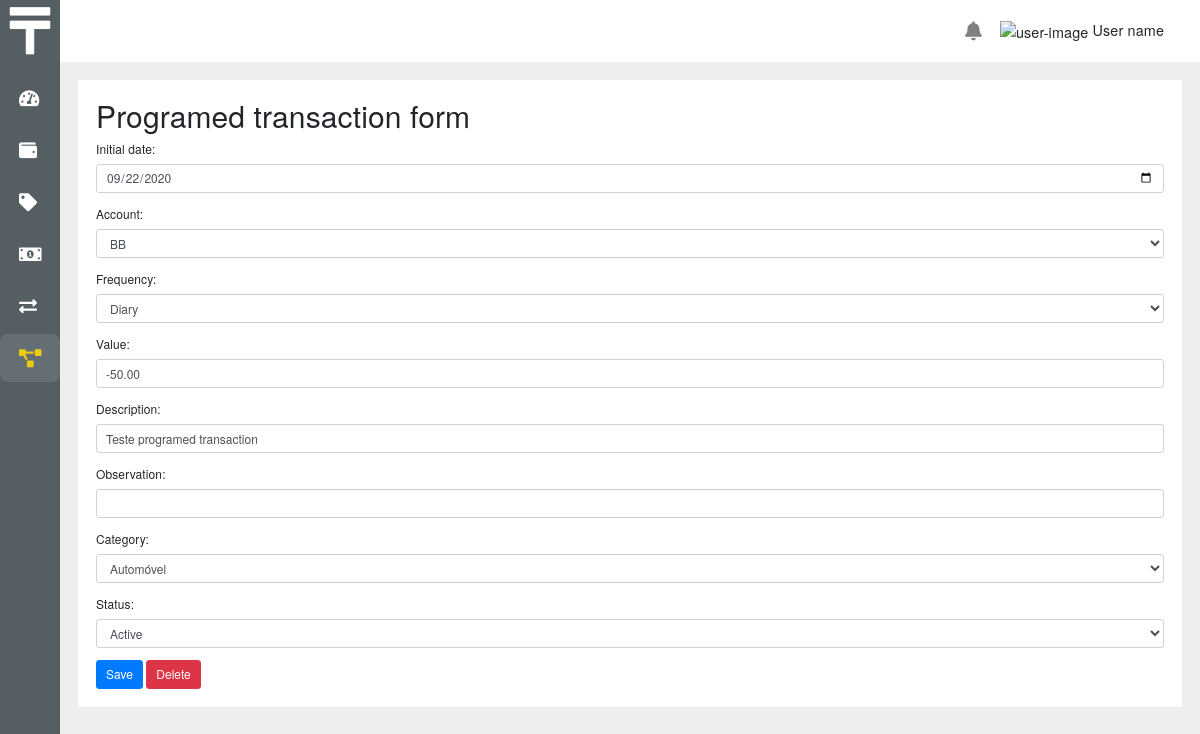
The page /programed_transactions/3 on the database its author committed.
### core/models.py (models this page shows, shortened)
class ProgramedTransaction(BaseModel):
    initial_date = models.DateField(default=timezone.now)
    account = models.ForeignKey(
        Account, on_delete=models.PROTECT, related_name='programed_transactions')
    frequency = models.IntegerField(
        choices=FrequencyChoices.choices, default=FrequencyChoices.DIARY)
    value = models.DecimalField(max_digits=15, decimal_places=2, default=0.0)
    description = models.CharField(max_length=100, null=True, blank=True)
    observation = models.CharField(max_length=200, null=True, blank=True)
    category = models.ForeignKey(Category, on_delete=models.PROTECT)
    last_verification = models.DateField(null=True, blank=True)
    status = models.IntegerField(
        choices=StatusChoices.choices, default=StatusChoices.ACTIVE)
    class Generator:
        class BaseGenerator:
            def get_next_day(self, day):
                pass
        class DiaryGenerator(BaseGenerator):
            def get_next_day(self, day):
                return day + timedelta(days=1)
            def generate(self, programed_transaction, dt):
                return super().generate(programed_transaction, dt)
        class WeeklyGenerator(BaseGenerator):
            def get_next_day(self, day):
                return day + timedelta(days=7)
            def generate(self, programed_transaction, dt):
                return super().generate(programed_transaction, dt)
        class MonthlyGenerator(BaseGenerator):
            def get_next_day(self, day):
                year = day.year
                month = day.month + 1
                if month > 12:
                    month = 1
                    year += 1
                days_in_month = monthrange(year, month)[1]
                return day + timedelta(days=days_in_month)
        class YearlyGenerator(BaseGenerator):
            def get_next_day(self, day):
                return day.replace(year=day.year + 1)
            def generate(self, programed_transaction, dt):
                return super().generate(programed_transaction, dt)

### core/views.py (the view, shortened to what this page needs)
def programed_transaction_form(request, pk):
    programed_transaction = get_object_or_404(ProgramedTransaction, pk=pk)
    form = ProgramedTransactionForm(instance=programed_transaction)
    param_ajax = request.GET.get('ajax')
    param_next = request.GET.get('next', 'programed_transaction_list')
    url_post = reverse('programed_transaction_form',
                       args=[pk]) + f'?next={param_next}'
    url_delete = reverse('programed_transaction_delete',
                         args=[pk]) + f'?next={param_next}'
    return render(request, 'programed_transaction/programed_transaction_form.html', {'form': form, 'url_post': url_post, 'url_delete': url_delete, 'ajax': param_ajax})

### core/forms.py
class ProgramedTransactionForm(ModelForm):
    initial_date = DateField(value=date.today())
    class Meta:
        model = ProgramedTransaction
        fields = ['initial_date', 'account', 'frequency', 'value',
                  'description', 'observation', 'category', 'status']

### core/models.py (called while the page is built)
    def __str__(self):
        return self.description

    def __str__(self):
        return self.description

### core/templatetags/tags.py (called while the page is built)
@register.filter('startswith')
def startswith(text, starts):
    if isinstance(text, str):
        return text.startswith(starts)
    return False

### core/templates/programed_transaction/programed_transaction_form.html (shortened to what this page needs)
{% extends ajax|yesno:'base_ajax.html,base.html' %}
{% load static %}
{% block main %}
<div {% if not ajax %}class="container-fluid bg-white p-4" {% endif %}>
  <h1>Programed transaction form</h1>
  <form method="post" action="{{ url_post }}">
    {% include 'includes/bootstrap_form.html' with form=form %}
    <button type="submit" class="btn btn-primary">Save</button>
    <button type="button" class="btn btn-danger" data-toggle="modal" data-target="#modalDelete">Delete</button>
  </form>
</div>
{% endblock main %}

### core/templates/includes/bootstrap_form.html (shortened to what this page needs)
{% load widget_tweaks %}
{% for field in form.visible_fields %}
  <div class="form-group">
    {{ field.label_tag }}
    {% if form.is_bound %}
      {% if field.errors %}
        {% render_field field class="form-control is-invalid" %}
        {% for error in field.errors %}
          <div class="invalid-feedback">
            {{ error }}
          </div>
        {% endfor %}
      {% else %}
        {% render_field field class="form-control is-valid" %}
      {% endif %}
    {% else %}
      {% render_field field class="form-control" %}
    {% endif %}
  </div>
{% endfor %}

### rows shown on the page
ProgramedTransaction: initial_date "09/22/2020" "BB" "Diary" "-50.00" "Teste programed transaction" "Automóvel" "Active"

### other values the page prints
{{ field.label_tag }} "Initial date:" "Account:" "Frequency:" "Value:" "Description:" "Observation:" "Category:" "Status:"
